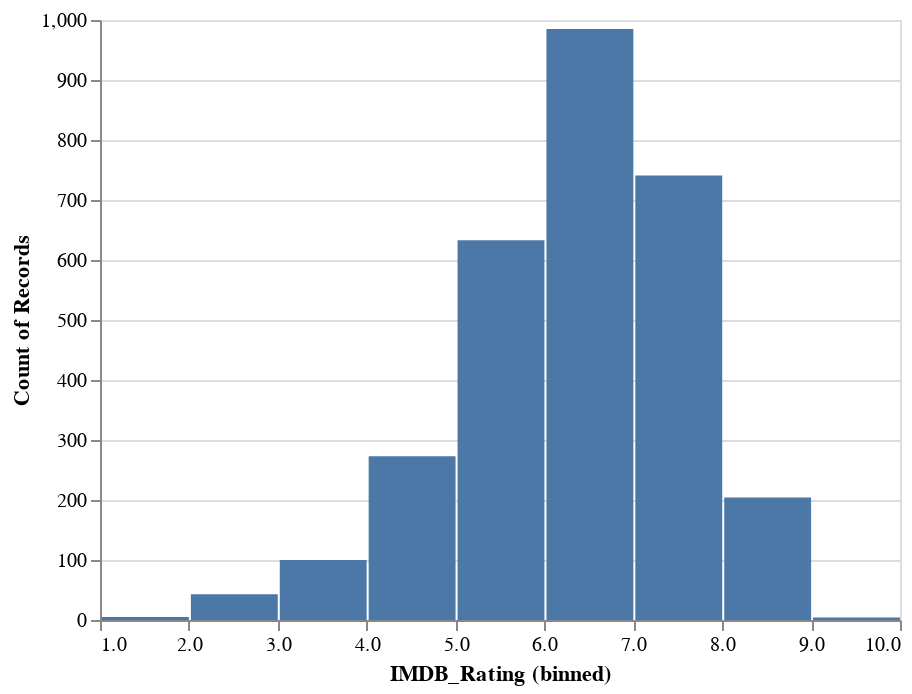

The code cell stored with this chart in its notebook:
### Code cell
source = data.movies()

alt.Chart(source).mark_bar().encode(
    alt.X("IMDB_Rating:Q", bin=True),
    y='count()',tooltip=["count()"]
).interactive()

### Figure 1 — Vega-Lite specification as saved in the notebook (floating-point values rounded to 4 significant figures; data arrays with more than 128 entries replaced by an {"elided": "..."} marker saying what was removed)
{"config": {"view": {"continuousWidth": 400, "continuousHeight": 300}}, "data": {"name": "data-d01e86a42596d3c55cbbce3d21a64616"}, "mark": "bar", "encoding": {"tooltip": [{"type": "quantitative", "aggregate": "count"}], "x": {"type": "quantitative", "bin": true, "field": "IMDB_Rating"}, "y": {"type": "quantitative", "aggregate": "count"}}, "selection": {"selector001": {"type": "interval", "bind": "scales", "encodings": ["x", "y"]}}, "$schema": "https://vega.github.io/schema/vega-lite/v4.0.2.json", "datasets": {"data-d01e86a42596d3c55cbbce3d21a64616": {"elided": "3201 records"}}}
